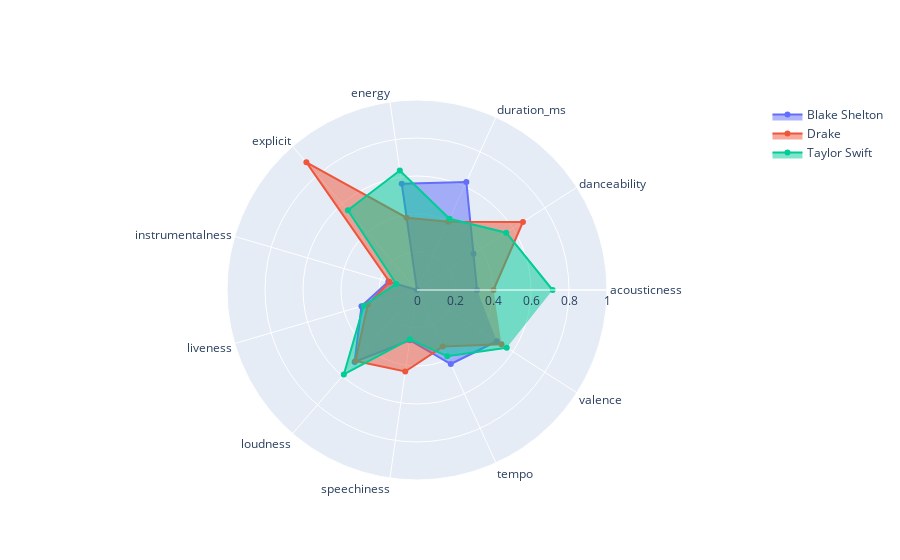

The cell this chart's notebook holds for it:
### Markdown cell above
## Top 10 Song Attribute Comparison
### Use radar plot to compare top 10 song atributes between the artists

### Code cell
categories = df_D_radar.columns.values

fig = go.Figure()

fig.add_trace(go.Scatterpolar(
      r=df_BS_norm.mean(axis=0),
      theta=categories,
      fill='toself',
      name='Blake Shelton'
))
fig.add_trace(go.Scatterpolar(
      r=df_D_norm.mean(axis=0),
      theta=categories,
      fill='toself',
      name='Drake'
))
fig.add_trace(go.Scatterpolar(
      r=df_TS_norm.mean(axis=0),
      theta=categories,
      fill='toself',
      name='Taylor Swift'
))
fig.update_layout(
  polar=dict(
    radialaxis=dict(
      visible=True,
      range=[0, 1]
    )),
  showlegend=True
)

fig.show()
fig.write_image('../images/radar_artists.png')

### Figure 1 — Plotly figure (JSON) as saved in the notebook; plotly's stock layout.template omitted (floating-point values rounded to 4 significant figures)
{"data": [{"fill": "toself", "name": "Blake Shelton", "r": [0.3159, 0.3533, 0.6254, 0.565, 0, 0.157, 0.3046, 0.5015, 0.2672, 0.4281, 0.499], "theta": ["acousticness", "danceability", "duration_ms", "energy", "explicit", "instrumentalness", "liveness", "loudness", "speechiness", "tempo", "valence"], "type": "scatterpolar"}, {"fill": "toself", "name": "Drake", "r": [0.4027, 0.6629, 0.3949, 0.3846, 0.8889, 0.1506, 0.27, 0.4942, 0.4333, 0.3273, 0.5285], "theta": ["acousticness", "danceability", "duration_ms", "energy", "explicit", "instrumentalness", "liveness", "loudness", "speechiness", "tempo", "valence"], "type": "scatterpolar"}, {"fill": "toself", "name": "Taylor Swift", "r": [0.7137, 0.5582, 0.4119, 0.6354, 0.5556, 0.1138, 0.292, 0.5883, 0.2618, 0.3836, 0.5614], "theta": ["acousticness", "danceability", "duration_ms", "energy", "explicit", "instrumentalness", "liveness", "loudness", "speechiness", "tempo", "valence"], "type": "scatterpolar"}], "layout": {"polar": {"radialaxis": {"range": [0, 1], "visible": true}}, "showlegend": true}}
